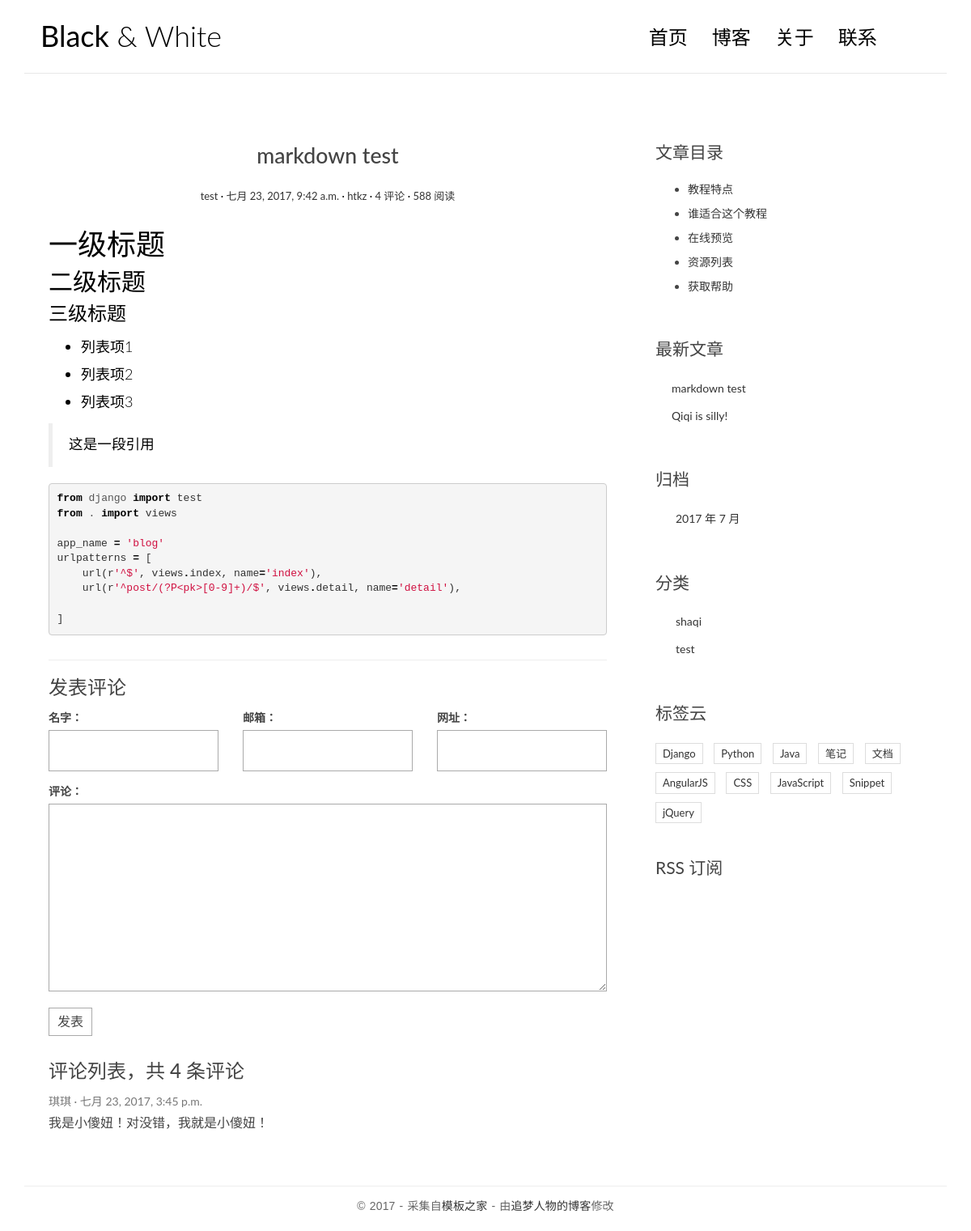
Screenshot of /post/3/ with the database file from the repository.
### blog/models.py (models this page shows, shortened)
class Post(models.Model):
    title = models.CharField(max_length=70)
    body = models.TextField()
    created_time = models.DateTimeField()
    modified_time = models.DateTimeField()
    excerpt = models.CharField(max_length=200, blank=True)
    category = models.ForeignKey(Category, null=True)
    tags = models.ManyToManyField(Tag, blank=True)
    author = models.ForeignKey(User, null=True)
    def get_absolute_url(self):
        return reverse('blog:detail', kwargs={'pk': self.pk})
    class Meta:
        ordering = ['-created_time']

class Category(models.Model):
    name = models.CharField(max_length=100)

### comments/models.py (models this page shows, shortened)
class Comment(models.Model):
    name = models.CharField(max_length=100)
    email = models.EmailField(max_length=255)
    url = models.URLField(blank=True)
    text = models.TextField()
    created_time = models.DateTimeField(auto_now_add=True)
    post = models.ForeignKey('blog.Post')

### blog/views.py (the view)
# urls.py: url(r'^post/(?P<pk>[0-9]+)/$', views.detail, name='detail'),
def detail(request, pk):
    post = get_object_or_404(Post, pk=pk)
    post.body = markdown.markdown(post.body, extensions=[
        'markdown.extensions.extra',
        'markdown.extensions.codehilite',
        'markdown.extensions.toc',
    ])
    form = CommentForm()
    comment_list = post.comment_set.all()
    context = {
        'post': post,
        'form': form,
        'comment_list': comment_list
    }
    return render(request, 'blog/detail.html', context=context)

### comments/forms.py
class CommentForm(forms.ModelForm):
    class Meta:
        model = Comment
        fields = ['name', 'email', 'url', 'text']

### blog/templatetags/blog_tags.py (called while the page is built)
@register.simple_tag
def get_recent_posts(num=5):
    return Post.objects.all().order_by('-created_time')[:num]

@register.simple_tag
def archives():
    return Post.objects.dates('created_time', 'month', order='DESC')

@register.simple_tag
def get_categories():
    return Category.objects.all()

### templates/blog/detail.html (shortened to what this page needs)
{% extends 'base.html' %}
{% load staticfiles %}
              {% block main %}
                <article class="post post-{{ post.pk }}">
                    <header class="entry-header">
                        <h1 class="entry-title">{{ post.title }}</h1>
                        <div class="entry-meta">
                            <span class="post-category"><a href="#">{{ post.category.name }}</a></span>
                            <span class="post-date"><a href="#"><time class="entry-date"
                                                                      datetime="{{ post.created_time }}">{{ post.created_time }}</time></a></span>
                            <span class="post-author"><a href="#">{{ post.author }}</a></span>
                            <span class="comments-link"><a href="#">4 评论</a></span>
                            <span class="views-count"><a href="#">588 阅读</a></span>
                        </div>
                    </header>
                    <div class="entry-content clearfix">
                      {{ post.body|safe }}
                    </div>
                </article>
                <section class="comment-area" id="comment-area">
                    <hr>
                    <h3>发表评论</h3>
                    <form action="{% url 'comments:post_comment' post.pk %}" method="post" class="comment-form">
                        <div class="row">
                            <div class="col-md-4">
                                <label for="{{ form.name.id_for_label }}">名字：</label>
                                {{ form.name }}
                            </div>
                            <div class="col-md-4">
                                <label for="{{ form.email.id_for_label }}">邮箱：</label>
                                {{ form.email }}
                            </div>
                            <div class="col-md-4">
                                <label for="{{ form.url.id_for_label }}">网址：</label>
                                {{ form.url }}
                            </div>
                            <div class="col-md-12">
                                <label for="{{ form.text.id_for_label }}">评论：</label>
                                {{ form.text }}
                                <button type="submit" class="comment-btn">发表</button>
                            </div>
                        </div>
                    </form>
                    <div class="comment-list-panel">
                        <h3>评论列表，共 <span>4</span> 条评论</h3>
                        <ul class="comment-list list-unstyled">
                          {% for comment in comment_list %}
                            <li class="comment-item">
                                <span class="nickname">{{ comment.name }}</span>
                                <time class="submit-date">{{ comment.created_time }}</time>
                                <div class="text">
                                  {{ comment.text }}
                                </div>
                            </li>
                            {% empty %}
                            暂无评论！
                          {% endfor %}
                        </ul>
                    </div>
                </section>
              {% endblock main %}
                {% block toc %}
                    <div class="widget widget-content">
                        <h3 class="widget-title">文章目录</h3>
                        <ul>
                            <li>
                                <a href="#">教程特点</a>
                            </li>
                            <li>
                                <a href="#">谁适合这个教程</a>
                            </li>
                            <li>
                                <a href="#">在线预览</a>
                            </li>
                            <li>
                                <a href="#">资源列表</a>
                            </li>
                            <li>
                                <a href="#">获取帮助</a>
                            </li>
                        </ul>
                    </div>
                {% endblock toc%}

### templates/base.html (shortened to what this page needs)
{% load staticfiles %}
{% load blog_tags %}
<!DOCTYPE html>
<html>
<head>
    <link rel="stylesheet" href="http://code.ionicframework.com/ionicons/2.0.1/css/ionicons.min.css">
    <link rel="stylesheet" href="{% static 'blog/css/bootstrap.min.css' %}">
    <link rel="stylesheet" href="{% static 'blog/css/pace.css' %}">
    <link rel="stylesheet" href="{% static 'blog/css/custom.css' %}">
    <link rel="stylesheet" href="{% static 'blog/css/highlights/github.css' %}">
</head>
<body>
<div class="container">
    <header id="site-header">
        <div class="row">
            <div class="col-md-4 col-sm-5 col-xs-8">
                <div class="logo">
                    <h1><a href="{% url 'blog:index' %}"><b>Black</b> &amp; White</a></h1>
                </div>
            </div>
            <div class="col-md-8 col-sm-7 col-xs-4">
                <nav class="main-nav" role="navigation">
                    <div class="collapse navbar-collapse" id="bs-example-navbar-collapse-1">
                        <ul class="nav navbar-nav navbar-right">
                            <li class="cl-effect-11"><a href="{% url 'blog:index' %}" data-hover="首页">首页</a></li>
                            <li class="cl-effect-11"><a href="full-width.html" data-hover="博客">博客</a></li>
                            <li class="cl-effect-11"><a href="about.html" data-hover="关于">关于</a></li>
                            <li class="cl-effect-11"><a href="contact.html" data-hover="联系">联系</a></li>
                        </ul>
                    </div>
                </nav>
            </div>
        </div>
    </header>
</div>
<div class="content-body">
    <div class="container">
        <div class="row">
            <main class="col-md-8">
                {% block main %}
                {% endblock main %}
            </main>
            <aside class="col-md-4">
                {% block toc %}
                {% endblock toc %}
                <div class="widget widget-recent-posts">
                    <h3 class="widget-title">最新文章</h3>
                    {% get_recent_posts as recent_post_list %}
                    <ul>
                      {% for post in recent_post_list %}
                        <li>
                            <a href="{{ post.get_absolute_url }}">{{ post.title }}</a>
                        </li>
                        {% empty %}
                        暂无文章！
                      {% endfor %}
                    </ul>
                </div>
                <div class="widget widget-archives">
                    <h3 class="widget-title">归档</h3>
                    {% archives as date_list %}
                    <ul>
                      {% for date in date_list %}
                        <li>
                            <a href="{% url 'blog:archives' date.year date.month %}">
                              {{ date.year }} 年 {{ date.month }} 月
                            </a>
                        </li>
                        {% empty %}
                        暂无归档!
                      {% endfor %}
                    </ul>
                </div>
                <div class="widget widget-category">
                    <h3 class="widget-title">分类</h3>
                    {% get_categories as category_list %}
                    <ul>
                      {% for category in category_list %}
                        <li>
                            <a href="{% url 'blog:category' category.pk %}">
                              {{ category.name }}
                            </a>
                        </li>
                        {% empty %}
                        暂无分类!
                      {% endfor %}
                    </ul>
                </div>
                <div class="widget widget-tag-cloud">
                    <h3 class="widget-title">标签云</h3>
                    <ul>
                        <li>
                            <a href="#">Django</a>
                        </li>
                        <li>
                            <a href="#">Python</a>
                        </li>
                        <li>
                            <a href="#">Java</a>
                        </li>
                        <li>
                            <a href="#">笔记</a>
                        </li>
                        <li>
                            <a href="#">文档</a>
                        </li>
                        <li>
                            <a href="#">AngularJS</a>
                        </li>
                        <li>
                            <a href="#">CSS</a>
                        </li>
                        <li>
                            <a href="#">JavaScript</a>
                        </li>
                        <li>
                            <a href="#">Snippet</a>
                        </li>
                        <li>
                            <a href="#">jQuery</a>
                        </li>
                    </ul>
                </div>
                <div class="rss">
                    <a href=""> RSS 订阅</a>
                </div>
            </aside>
        </div>
    </div>
</div>
<footer id="site-footer">
    <div class="container">
        <div class="row">
            <div class="col-md-12">
                <p class="copyright">&copy 2017 - 采集自<a href="http://www.cssmoban.com/"
                                                        target="_blank" title="模板之家">模板之家</a>
                    - 由<a href="http://zmrenwu.com/" title="网页模板" target="_blank">追梦人物的博客</a>修改
                </p>
            </div>
        </div>
    </div>
</footer>
</body>
</html>

### blog/static/blog/css/custom.css (style rules this page uses)
* { outline: none; }
h1, h2, h3, h4, h5, h6 { margin-top: 0; }
b { font-weight: 400; }
a { color: #333; }
body { color: #444; font-family: 'Lato', sans-serif; }
p { font-family: 'Ubuntu', sans-serif; font-weight: 400; word-spacing: 1px; letter-spacing: 0.01em; }
#site-header { background-color: #FFF; padding: 25px 20px; margin-bottom: 40px; border-bottom: 1px solid #e7e7e7; }
.logo h1 a { color: #000; }
.logo h1 { margin: 0; font-family: 'Lato', sans-serif; font-weight: 300; }
.main-nav { margin-top: 11px; max-width: 95%; }
.main-nav a { color: #000000 !important; padding: 0 0 5px 0 !important; margin-right: 30px; font-family: 'Lato', sans-serif; font-weight: 300; font-size: 24px; }
.cl-effect-11 a { padding: 10px 0; color: #0972b4; text-shadow: none; }
.cl-effect-11 a::before { position: absolute; top: 0; left: 0; overflow: hidden; padding: 0 0 5px 0 !important; max-width: 0; border-bottom: 1px solid #000; color: #000; content: attr(data-hover); white-space: nowrap; -webkit-transition: max-width 0.5s; -moz-transition: max-width 0.5s; transition: max-width 0.5s; }
.content-body { padding-bottom: 4em; }
.post { background: #fff; padding: 30px 30px 0; }
.entry-title { text-align: center; font-size: 1.9em; margin-bottom: 20px; line-height: 1.6; padding: 10px 20px 0; }
.entry-meta { text-align: center; color: #DDDDDD; font-size: 13px; margin-bottom: 30px; }
.entry-content { font-size: 18px; line-height: 1.9; font-weight: 300; color: #000; }
.post-category::after, .post-date::after, .post-author::after, .comments-link::after { content: ' ·'; color: #000; }
.widget { background: #fff; padding: 30px 0 0; }
.widget-title { font-size: 1.5em; margin-bottom: 20px; line-height: 1.6; padding: 10px 0 0; font-weight: 400; }
.widget-recent-posts ul { padding: 0; margin: 0; padding-left: 20px; }
.widget-recent-posts ul li { list-style-type: none; position: relative; line-height: 170%; margin-bottom: 10px; }
.widget-recent-posts ul li::before { content: '\f3d3'; font-family: "Ionicons"; position: absolute; left: -17px; top: 3px; font-size: 16px; color: #000; }
.widget-archives ul { padding: 0; margin: 0; padding-left: 25px; }
.widget-archives ul li { list-style-type: none; position: relative; line-height: 170%; margin-bottom: 10px; }
.widget-archives ul li::before { content: '\f3f3'; font-family: "Ionicons"; position: absolute; left: -25px; top: 1px; font-size: 16px; color: #000; }
.widget-category ul { padding: 0; margin: 0; padding-left: 25px; }
.widget-category ul li { list-style-type: none; position: relative; line-height: 170%; margin-bottom: 10px; }
.widget-category ul li::before { content: '\f3fe'; font-family: "Ionicons"; position: absolute; left: -25px; top: 1px; font-size: 18px; color: #000; }
.widget-tag-cloud ul { padding: 0; margin: 0; margin-right: -10px; }
.widget-tag-cloud ul li { list-style-type: none; font-size: 13px; display: inline-block; margin-right: 10px; margin-bottom: 10px; padding: 3px 8px; border: 1px solid #ddd; }
.widget-content ul li { margin-bottom: 10px; }
.rss { font-size: 21px; margin-top: 30px; }
.rss a { color: #444; }
#site-footer { padding-top: 10px; padding: 0 0 1.5em 0; }
.copyright { text-align: center; padding-top: 1em; margin: 0; border-top: 1px solid #eee; color: #666; }
.contact-form input, .comment-form input { border: 1px solid #aaa; margin-bottom: 15px; width: 100%; padding: 15px 15px; font-size: 16px; line-height: 100%; transition: 0.4s border-color linear; }
.contact-form textarea, .comment-form textarea { border: 1px solid #aaa; margin-bottom: 15px; width: 100%; padding: 15px 15px; font-size: 16px; line-height: 20px !important; min-height: 183px; transition: 0.4s border-color linear; }
.comment-area { padding: 0 30px 0; }
.comment-form { margin-top: 15px; }
.comment-form .comment-btn { background-color: #fff; border: 1px solid #aaa; font-size: 16px; padding: 5px 10px; }
.comment-list-panel { margin-top: 30px; }
.comment-list { margin-top: 15px; }
.comment-item .nickname, .comment-item .submit-date { color: #777; font-size: 14px; }
.comment-item .nickname:after { content: ' ·'; }
.comment-item .text { padding-top: 5px; font-size: 16px; }

### blog/static/blog/css/highlights/github.css (style rules this page uses)
.codehilite .o { color: #000000; font-weight: bold }
.codehilite .kn { color: #000000; font-weight: bold }
.codehilite .nn { color: #555555 }
.codehilite .w { color: #bbbbbb }
.codehilite .s1 { color: #d01040 }

### rows the page displays
Post: title "markdown test", category.name "test", created_time "七月 23, 2017, 9:42 a.m.", author "htkz", body "一级标题 二级标题 三级标题 列表项1 列表项2 列表项3 这是一段引用 from django import test from . import views app_name = 'blog' urlpatterns = [ url ( r '^$' , views . index , name = 'index' ), url ( r '^post/(?P<pk>[0-9]+)/$' , views . detail , name = 'detail' ), ]"
Comment: name "琪琪", created_time "七月 23, 2017, 3:45 p.m.", text "我是小傻妞！对没错，我就是小傻妞！"
Post: title "Qiqi is silly!"
Category: name "shaqi"
Category: name "test"

### other values shown
{{ date.year }} "2017"
{{ date.month }} "7"
